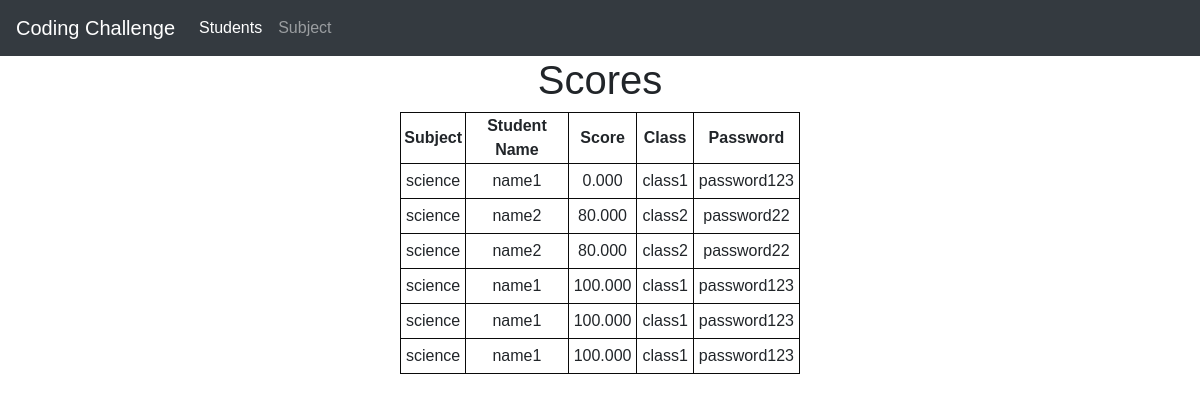
The page /scoresPerSubject/science on the database its author committed.
### app.py (models this page shows, shortened)
class Score(db.Model):
    id = db.Column(db.Integer, primary_key=True)
    subject = db.Column(db.String(100), nullable=False)
    scoreDecimal = db.Column(db.Numeric(10,3), nullable=False)
    name = db.Column(db.String(100), db.ForeignKey('student.name'), nullable=False)

class Student(db.Model):
    name = db.Column(db.String(100), primary_key=True, unique=True)
    password = db.Column(db.String(70), nullable=False)
    className = db.Column(db.String(100), nullable=False)
    scores = db.relationship("Score", backref = "student")

### app.py (the view)
@app.route('/scoresPerSubject/<subject>', methods=['GET'])
def scorePerSubject(subject):
    scores = db.session.query(Score).filter(Score.subject==subject).order_by(Score.scoreDecimal).all()
    return render_template('scoresPerSubject.html', scores=scores)

### templates/scoresPerSubject.html (shortened to what this page needs)
{% extends 'base.html' %}  {% block body %}
<div class="content">
  <h1>Scores</h1>
  {%if scores|length<1%}
  <h3>No scores found.</h3>
  {%else%}
  <table>
    <tr>
        <th>Subject</th>
        <th>Student Name</th>
        <th>Score</th>
        <th>Class</th>
        <th>Password</th>
    </tr>
    {% for score in scores %}
    <tr>
        <td>{{ score.subject }}</td>
        <td>{{ score.name }}</td>
        <td>{{ score.scoreDecimal }}</td>
        <td>{{ score.student.className }}</td>
        <td>{{ score.student.password }}</td>
    </tr>
    {%endfor%}
  </table>
  {%endif%}
{% endblock %}

### static/main.css (style rules this page uses)
body, html { margin: 0; font-family: sans-serif; text-align: center; }
.content { margin: 0 auto; width: 400px; text-align: center; }
table, td, th { border: 1px solid rgb(10, 10, 10); text-align: center; }
table { border-collapse: collapse; width: 100%; }
th { height: 30px; }
td { text-align: center; padding: 5px; }

### rows shown on the page
Score: subject "science", name "name1", scoreDecimal "0.000", student.className "class1", student.password "password123"
Score: subject "science", name "name2", scoreDecimal "80.000", student.className "class2", student.password "password22"
Score: subject "science", name "name2", scoreDecimal "80.000", student.className "class2", student.password "password22"
Score: subject "science", name "name1", scoreDecimal "100.000", student.className "class1", student.password "password123"
Score: subject "science", name "name1", scoreDecimal "100.000", student.className "class1", student.password "password123"
Score: subject "science", name "name1", scoreDecimal "100.000", student.className "class1", student.password "password123"
